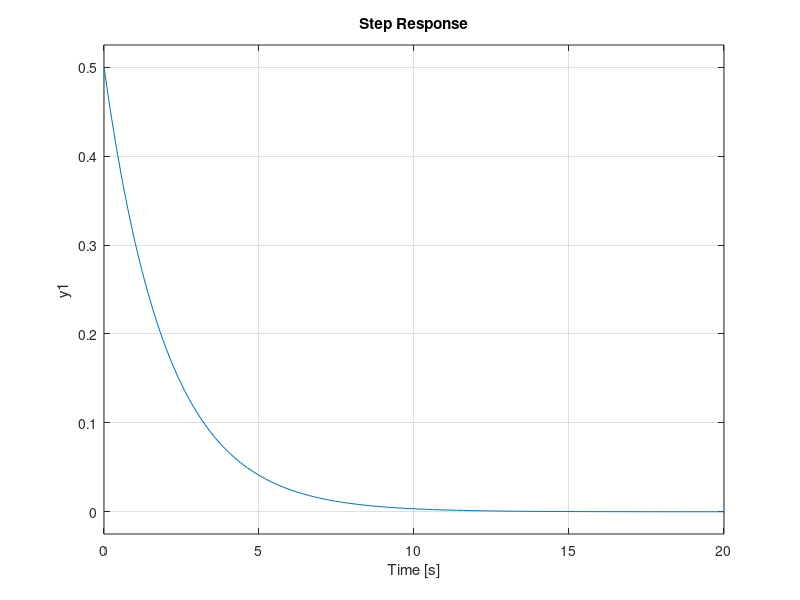

The MATLAB script that drew this image:
%% Ex 3a
s = tf('s');
G = s/(2*s+1);

figure;
step(G);        % Resposta gráfica temporal para uma entrada do tipo degrau
                % de amplitude 1, i.e., y(t) por t para x(t)= 1.
grid on